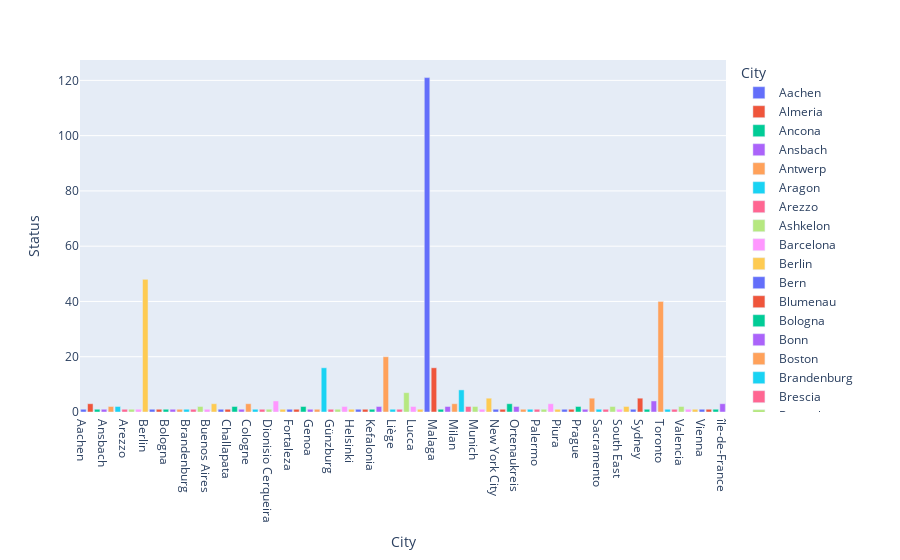

Source (notebook cell):
### Code cell
cases_by_city = df.groupby('City')['Status'].count().reset_index()
plot_distributions(cases_by_city, 'City', 'Status')

### Figure 1 — Plotly figure (JSON) as saved in the notebook; plotly's stock layout.template omitted (floating-point values rounded to 4 significant figures)
{"data": [{"alignmentgroup": "True", "hovertemplate": "City=%{x}<br>Status=%{y}<extra></extra>", "legendgroup": "Aachen", "marker": {"color": "#636efa", "pattern": {"shape": ""}}, "name": "Aachen", "offsetgroup": "Aachen", "orientation": "v", "showlegend": true, "textposition": "auto", "type": "bar", "x": ["Aachen"], "xaxis": "x", "y": [1], "yaxis": "y"}, {"alignmentgroup": "True", "hovertemplate": "City=%{x}<br>Status=%{y}<extra></extra>", "legendgroup": "Almeria", "marker": {"color": "#EF553B", "pattern": {"shape": ""}}, "name": "Almeria", "offsetgroup": "Almeria", "orientation": "v", "showlegend": true, "textposition": "auto", "type": "bar", "x": ["Almeria"], "xaxis": "x", "y": [3], "yaxis": "y"}, {"alignmentgroup": "True", "hovertemplate": "City=%{x}<br>Status=%{y}<extra></extra>", "legendgroup": "Ancona", "marker": {"color": "#00cc96", "pattern": {"shape": ""}}, "name": "Ancona", "offsetgroup": "Ancona", "orientation": "v", "showlegend": true, "textposition": "auto", "type": "bar", "x": ["Ancona"], "xaxis": "x", "y": [1], "yaxis": "y"}, {"alignmentgroup": "True", "hovertemplate": "City=%{x}<br>Status=%{y}<extra></extra>", "legendgroup": "Ansbach", "marker": {"color": "#ab63fa", "pattern": {"shape": ""}}, "name": "Ansbach", "offsetgroup": "Ansbach", "orientation": "v", "showlegend": true, "textposition": "auto", "type": "bar", "x": ["Ansbach"], "xaxis": "x", "y": [1], "yaxis": "y"}, {"alignmentgroup": "True", "hovertemplate": "City=%{x}<br>Status=%{y}<extra></extra>", "legendgroup": "Antwerp", "marker": {"color": "#FFA15A", "pattern": {"shape": ""}}, "name": "Antwerp", "offsetgroup": "Antwerp", "orientation": "v", "showlegend": true, "textposition": "auto", "type": "bar", "x": ["Antwerp"], "xaxis": "x", "y": [2], "yaxis": "y"}, {"alignmentgroup": "True", "hovertemplate": "City=%{x}<br>Status=%{y}<extra></extra>", "legendgroup": "Aragon", "marker": {"color": "#19d3f3", "pattern": {"shape": ""}}, "name": "Aragon", "offsetgroup": "Aragon", "orientation": "v", "showlegend": true, "textposition": "auto", "type": "bar", "x": ["Aragon"], "xaxis": "x", "y": [2], "yaxis": "y"}, {"alignmentgroup": "True", "hovertemplate": "City=%{x}<br>Status=%{y}<extra></extra>", "legendgroup": "Arezzo", "marker": {"color": "#FF6692", "pattern": {"shape": ""}}, "name": "Arezzo", "offsetgroup": "Arezzo", "orientation": "v", "showlegend": true, "textposition": "auto", "type": "bar", "x": ["Arezzo"], "xaxis": "x", "y": [1], "yaxis": "y"}, {"alignmentgroup": "True", "hovertemplate": "City=%{x}<br>Status=%{y}<extra></extra>", "legendgroup": "Ashkelon", "marker": {"color": "#B6E880", "pattern": {"shape": ""}}, "name": "Ashkelon", "offsetgroup": "Ashkelon", "orientation": "v", "showlegend": true, "textposition": "auto", "type": "bar", "x": ["Ashkelon"], "xaxis": "x", "y": [1], "yaxis": "y"}, {"alignmentgroup": "True", "hovertemplate": "City=%{x}<br>Status=%{y}<extra></extra>", "legendgroup": "Barcelona", "marker": {"color": "#FF97FF", "pattern": {"shape": ""}}, "name": "Barcelona", "offsetgroup": "Barcelona", "orientation": "v", "showlegend": true, "textposition": "auto", "type": "bar", "x": ["Barcelona"], "xaxis": "x", "y": [1], "yaxis": "y"}, {"alignmentgroup": "True", "hovertemplate": "City=%{x}<br>Status=%{y}<extra></extra>", "legendgroup": "Berlin", "marker": {"color": "#FECB52", "pattern": {"shape": ""}}, "name": "Berlin", "offsetgroup": "Berlin", "orientation": "v", "showlegend": true, "textposition": "auto", "type": "bar", "x": ["Berlin"], "xaxis": "x", "y": [48], "yaxis": "y"}, {"alignmentgroup": "True", "hovertemplate": "City=%{x}<br>Status=%{y}<extra></extra>", "legendgroup": "Bern", "marker": {"color": "#636efa", "pattern": {"shape": ""}}, "name": "Bern", "offsetgroup": "Bern", "orientation": "v", "showlegend": true, "textposition": "auto", "type": "bar", "x": ["Bern"], "xaxis": "x", "y": [1], "yaxis": "y"}, {"alignmentgroup": "True", "hovertemplate": "City=%{x}<br>Status=%{y}<extra></extra>", "legendgroup": "Blumenau", "marker": {"color": "#EF553B", "pattern": {"shape": ""}}, "name": "Blumenau", "offsetgroup": "Blumenau", "orientation": "v", "showlegend": true, "textposition": "auto", "type": "bar", "x": ["Blumenau"], "xaxis": "x", "y": [1], "yaxis": "y"}, {"alignmentgroup": "True", "hovertemplate": "City=%{x}<br>Status=%{y}<extra></extra>", "legendgroup": "Bologna", "marker": {"color": "#00cc96", "pattern": {"shape": ""}}, "name": "Bologna", "offsetgroup": "Bologna", "orientation": "v", "showlegend": true, "textposition": "auto", "type": "bar", "x": ["Bologna"], "xaxis": "x", "y": [1], "yaxis": "y"}, {"alignmentgroup": "True", "hovertemplate": "City=%{x}<br>Status=%{y}<extra></extra>", "legendgroup": "Bonn", "marker": {"color": "#ab63fa", "pattern": {"shape": ""}}, "name": "Bonn", "offsetgroup": "Bonn", "orientation": "v", "showlegend": true, "textposition": "auto", "type": "bar", "x": ["Bonn"], "xaxis": "x", "y": [1], "yaxis": "y"}, {"alignmentgroup": "True", "hovertemplate": "City=%{x}<br>Status=%{y}<extra></extra>", "legendgroup": "Boston", "marker": {"color": "#FFA15A", "pattern": {"shape": ""}}, "name": "Boston", "offsetgroup": "Boston", "orientation": "v", "showlegend": true, "textposition": "auto", "type": "bar", "x": ["Boston"], "xaxis": "x", "y": [1], "yaxis": "y"}, {"alignmentgroup": "True", "hovertemplate": "City=%{x}<br>Status=%{y}<extra></extra>", "legendgroup": "Brandenburg ", "marker": {"color": "#19d3f3", "pattern": {"shape": ""}}, "name": "Brandenburg ", "offsetgroup": "Brandenburg ", "orientation": "v", "showlegend": true, "textposition": "auto", "type": "bar", "x": ["Brandenburg "], "xaxis": "x", "y": [1], "yaxis": "y"}, {"alignmentgroup": "True", "hovertemplate": "City=%{x}<br>Status=%{y}<extra></extra>", "legendgroup": "Brescia", "marker": {"color": "#FF6692", "pattern": {"shape": ""}}, "name": "Brescia", "offsetgroup": "Brescia", "orientation": "v", "showlegend": true, "textposition": "auto", "type": "bar", "x": ["Brescia"], "xaxis": "x", "y": [1], "yaxis": "y"}, {"alignmentgroup": "True", "hovertemplate": "City=%{x}<br>Status=%{y}<extra></extra>", "legendgroup": "Brussels", "marker": {"color": "#B6E880", "pattern": {"shape": ""}}, "name": "Brussels", "offsetgroup": "Brussels", "orientation": "v", "showlegend": true, "textposition": "auto", "type": "bar", "x": ["Brussels"], "xaxis": "x", "y": [2], "yaxis": "y"}, {"alignmentgroup": "True", "hovertemplate": "City=%{x}<br>Status=%{y}<extra></extra>", "legendgroup": "Buenos Aires", "marker": {"color": "#FF97FF", "pattern": {"shape": ""}}, "name": "Buenos Aires", "offsetgroup": "Buenos Aires", "orientation": "v", "showlegend": true, "textposition": "auto", "type": "bar", "x": ["Buenos Aires"], "xaxis": "x", "y": [1], "yaxis": "y"}, {"alignmentgroup": "True", "hovertemplate": "City=%{x}<br>Status=%{y}<extra></extra>", "legendgroup": "Cadiz", "marker": {"color": "#FECB52", "pattern": {"shape": ""}}, "name": "Cadiz", "offsetgroup": "Cadiz", "orientation": "v", "showlegend": true, "textposition": "auto", "type": "bar", "x": ["Cadiz"], "xaxis": "x", "y": [3], "yaxis": "y"}, {"alignmentgroup": "True", "hovertemplate": "City=%{x}<br>Status=%{y}<extra></extra>", "legendgroup": "Canicatti", "marker": {"color": "#636efa", "pattern": {"shape": ""}}, "name": "Canicatti", "offsetgroup": "Canicatti", "orientation": "v", "showlegend": true, "textposition": "auto", "type": "bar", "x": ["Canicatti"], "xaxis": "x", "y": [1], "yaxis": "y"}, {"alignmentgroup": "True", "hovertemplate": "City=%{x}<br>Status=%{y}<extra></extra>", "legendgroup": "Challapata", "marker": {"color": "#EF553B", "pattern": {"shape": ""}}, "name": "Challapata", "offsetgroup": "Challapata", "orientation": "v", "showlegend": true, "textposition": "auto", "type": "bar", "x": ["Challapata"], "xaxis": "x", "y": [1], "yaxis": "y"}, {"alignmentgroup": "True", "hovertemplate": "City=%{x}<br>Status=%{y}<extra></extra>", "legendgroup": "Chicago", "marker": {"color": "#00cc96", "pattern": {"shape": ""}}, "name": "Chicago", "offsetgroup": "Chicago", "orientation": "v", "showlegend": true, "textposition": "auto", "type": "bar", "x": ["Chicago"], "xaxis": "x", "y": [2], "yaxis": "y"}, {"alignmentgroup": "True", "hovertemplate": "City=%{x}<br>Status=%{y}<extra></extra>", "legendgroup": "Coesfeld", "marker": {"color": "#ab63fa", "pattern": {"shape": ""}}, "name": "Coesfeld", "offsetgroup": "Coesfeld", "orientation": "v", "showlegend": true, "textposition": "auto", "type": "bar", "x": ["Coesfeld"], "xaxis": "x", "y": [1], "yaxis": "y"}, {"alignmentgroup": "True", "hovertemplate": "City=%{x}<br>Status=%{y}<extra></extra>", "legendgroup": "Cologne", "marker": {"color": "#FFA15A", "pattern": {"shape": ""}}, "name": "Cologne", "offsetgroup": "Cologne", "orientation": "v", "showlegend": true, "textposition": "auto", "type": "bar", "x": ["Cologne"], "xaxis": "x", "y": [3], "yaxis": "y"}, {"alignmentgroup": "True", "hovertemplate": "City=%{x}<br>Status=%{y}<extra></extra>", "legendgroup": "Costa del Sol", "marker": {"color": "#19d3f3", "pattern": {"shape": ""}}, "name": "Costa del Sol", "offsetgroup": "Costa del Sol", "orientation": "v", "showlegend": true, "textposition": "auto", "type": "bar", "x": ["Costa del Sol"], "xaxis": "x", "y": [1], "yaxis": "y"}, {"alignmentgroup": "True", "hovertemplate": "City=%{x}<br>Status=%{y}<extra></extra>", "legendgroup": "Denver", "marker": {"color": "#FF6692", "pattern": {"shape": ""}}, "name": "Denver", "offsetgroup": "Denver", "orientation": "v", "showlegend": true, "textposition": "auto", "type": "bar", "x": ["Denver"], "xaxis": "x", "y": [1], "yaxis": "y"}, {"alignmentgroup": "True", "hovertemplate": "City=%{x}<br>Status=%{y}<extra></extra>", "legendgroup": "Dionisio Cerqueira", "marker": {"color": "#B6E880", "pattern": {"shape": ""}}, "name": "Dionisio Cerqueira", "offsetgroup": "Dionisio Cerqueira", "orientation": "v", "showlegend": true, "textposition": "auto", "type": "bar", "x": ["Dionisio Cerqueira"], "xaxis": "x", "y": [1], "yaxis": "y"}, {"alignmentgroup": "True", "hovertemplate": "City=%{x}<br>Status=%{y}<extra></extra>", "legendgroup": "Dusseldorf", "marker": {"color": "#FF97FF", "pattern": {"shape": ""}}, "name": "Dusseldorf", "offsetgroup": "Dusseldorf", "orientation": "v", "showlegend": true, "textposition": "auto", "type": "bar", "x": ["Dusseldorf"], "xaxis": "x", "y": [4], "yaxis": "y"}, {"alignmentgroup": "True", "hovertemplate": "City=%{x}<br>Status=%{y}<extra></extra>", "legendgroup": "Formentera ", "marker": {"color": "#FECB52", "pattern": {"shape": ""}}, "name": "Formentera ", "offsetgroup": "Formentera ", "orientation": "v", "showlegend": true, "textposition": "auto", "type": "bar", "x": ["Formentera "], "xaxis": "x", "y": [1], "yaxis": "y"}, {"alignmentgroup": "True", "hovertemplate": "City=%{x}<br>Status=%{y}<extra></extra>", "legendgroup": "Fortaleza", "marker": {"color": "#636efa", "pattern": {"shape": ""}}, "name": "Fortaleza", "offsetgroup": "Fortaleza", "orientation": "v", "showlegend": true, "textposition": "auto", "type": "bar", "x": ["Fortaleza"], "xaxis": "x", "y": [1], "yaxis": "y"}, {"alignmentgroup": "True", "hovertemplate": "City=%{x}<br>Status=%{y}<extra></extra>", "legendgroup": "Frankfurt", "marker": {"color": "#EF553B", "pattern": {"shape": ""}}, "name": "Frankfurt", "offsetgroup": "Frankfurt", "orientation": "v", "showlegend": true, "textposition": "auto", "type": "bar", "x": ["Frankfurt"], "xaxis": "x", "y": [1], "yaxis": "y"}, {"alignmentgroup": "True", "hovertemplate": "City=%{x}<br>Status=%{y}<extra></extra>", "legendgroup": "Fuerteventura", "marker": {"color": "#00cc96", "pattern": {"shape": ""}}, "name": "Fuerteventura", "offsetgroup": "Fuerteventura", "orientation": "v", "showlegend": true, "textposition": "auto", "type": "bar", "x": ["Fuerteventura"], "xaxis": "x", "y": [2], "yaxis": "y"}, {"alignmentgroup": "True", "hovertemplate": "City=%{x}<br>Status=%{y}<extra></extra>", "legendgroup": "Genoa", "marker": {"color": "#ab63fa", "pattern": {"shape": ""}}, "name": "Genoa", "offsetgroup": "Genoa", "orientation": "v", "showlegend": true, "textposition": "auto", "type": "bar", "x": ["Genoa"], "xaxis": "x", "y": [1], "yaxis": "y"}, {"alignmentgroup": "True", "hovertemplate": "City=%{x}<br>Status=%{y}<extra></extra>", "legendgroup": "Gibraltar", "marker": {"color": "#FFA15A", "pattern": {"shape": ""}}, "name": "Gibraltar", "offsetgroup": "Gibraltar", "orientation": "v", "showlegend": true, "textposition": "auto", "type": "bar", "x": ["Gibraltar"], "xaxis": "x", "y": [1], "yaxis": "y"}, {"alignmentgroup": "True", "hovertemplate": "City=%{x}<br>Status=%{y}<extra></extra>", "legendgroup": "Gran Canaria", "marker": {"color": "#19d3f3", "pattern": {"shape": ""}}, "name": "Gran Canaria", "offsetgroup": "Gran Canaria", "orientation": "v", "showlegend": true, "textposition": "auto", "type": "bar", "x": ["Gran Canaria"], "xaxis": "x", "y": [16], "yaxis": "y"}, {"alignmentgroup": "True", "hovertemplate": "City=%{x}<br>Status=%{y}<extra></extra>", "legendgroup": "Günzburg", "marker": {"color": "#FF6692", "pattern": {"shape": ""}}, "name": "Günzburg", "offsetgroup": "Günzburg", "orientation": "v", "showlegend": true, "textposition": "auto", "type": "bar", "x": ["Günzburg"], "xaxis": "x", "y": [1], "yaxis": "y"}, {"alignmentgroup": "True", "hovertemplate": "City=%{x}<br>Status=%{y}<extra></extra>", "legendgroup": "Halton", "marker": {"color": "#B6E880", "pattern": {"shape": ""}}, "name": "Halton", "offsetgroup": "Halton", "orientation": "v", "showlegend": true, "textposition": "auto", "type": "bar", "x": ["Halton"], "xaxis": "x", "y": [1], "yaxis": "y"}, {"alignmentgroup": "True", "hovertemplate": "City=%{x}<br>Status=%{y}<extra></extra>", "legendgroup": "Hamburg", "marker": {"color": "#FF97FF", "pattern": {"shape": ""}}, "name": "Hamburg", "offsetgroup": "Hamburg", "orientation": "v", "showlegend": true, "textposition": "auto", "type": "bar", "x": ["Hamburg"], "xaxis": "x", "y": [2], "yaxis": "y"}, {"alignmentgroup": "True", "hovertemplate": "City=%{x}<br>Status=%{y}<extra></extra>", "legendgroup": "Helsinki", "marker": {"color": "#FECB52", "pattern": {"shape": ""}}, "name": "Helsinki", "offsetgroup": "Helsinki", "orientation": "v", "showlegend": true, "textposition": "auto", "type": "bar", "x": ["Helsinki"], "xaxis": "x", "y": [1], "yaxis": "y"}, {"alignmentgroup": "True", "hovertemplate": "City=%{x}<br>Status=%{y}<extra></extra>", "legendgroup": "Hus", "marker": {"color": "#636efa", "pattern": {"shape": ""}}, "name": "Hus", "offsetgroup": "Hus", "orientation": "v", "showlegend": true, "textposition": "auto", "type": "bar", "x": ["Hus"], "xaxis": "x", "y": [1], "yaxis": "y"}, {"alignmentgroup": "True", "hovertemplate": "City=%{x}<br>Status=%{y}<extra></extra>", "legendgroup": "Jerichower Land", "marker": {"color": "#EF553B", "pattern": {"shape": ""}}, "name": "Jerichower Land", "offsetgroup": "Jerichower Land", "orientation": "v", "showlegend": true, "textposition": "auto", "type": "bar", "x": ["Jerichower Land"], "xaxis": "x", "y": [1], "yaxis": "y"}, {"alignmentgroup": "True", "hovertemplate": "City=%{x}<br>Status=%{y}<extra></extra>", "legendgroup": "Kefalonia", "marker": {"color": "#00cc96", "pattern": {"shape": ""}}, "name": "Kefalonia", "offsetgroup": "Kefalonia", "orientation": "v", "showlegend": true, "textposition": "auto", "type": "bar", "x": ["Kefalonia"], "xaxis": "x", "y": [1], "yaxis": "y"}, {"alignmentgroup": "True", "hovertemplate": "City=%{x}<br>Status=%{y}<extra></extra>", "legendgroup": "Köln (Cologne)", "marker": {"color": "#ab63fa", "pattern": {"shape": ""}}, "name": "Köln (Cologne)", "offsetgroup": "Köln (Cologne)", "orientation": "v", "showlegend": true, "textposition": "auto", "type": "bar", "x": ["Köln (Cologne)"], "xaxis": "x", "y": [2], "yaxis": "y"}, {"alignmentgroup": "True", "hovertemplate": "City=%{x}<br>Status=%{y}<extra></extra>", "legendgroup": "Lisbon", "marker": {"color": "#FFA15A", "pattern": {"shape": ""}}, "name": "Lisbon", "offsetgroup": "Lisbon", "orientation": "v", "showlegend": true, "textposition": "auto", "type": "bar", "x": ["Lisbon"], "xaxis": "x", "y": [20], "yaxis": "y"}, {"alignmentgroup": "True", "hovertemplate": "City=%{x}<br>Status=%{y}<extra></extra>", "legendgroup": "Liège", "marker": {"color": "#19d3f3", "pattern": {"shape": ""}}, "name": "Liège", "offsetgroup": "Liège", "orientation": "v", "showlegend": true, "textposition": "auto", "type": "bar", "x": ["Liège"], "xaxis": "x", "y": [1], "yaxis": "y"}, {"alignmentgroup": "True", "hovertemplate": "City=%{x}<br>Status=%{y}<extra></extra>", "legendgroup": "Lombardy", "marker": {"color": "#FF6692", "pattern": {"shape": ""}}, "name": "Lombardy", "offsetgroup": "Lombardy", "orientation": "v", "showlegend": true, "textposition": "auto", "type": "bar", "x": ["Lombardy"], "xaxis": "x", "y": [1], "yaxis": "y"}, {"alignmentgroup": "True", "hovertemplate": "City=%{x}<br>Status=%{y}<extra></extra>", "legendgroup": "London", "marker": {"color": "#B6E880", "pattern": {"shape": ""}}, "name": "London", "offsetgroup": "London", "orientation": "v", "showlegend": true, "textposition": "auto", "type": "bar", "x": ["London"], "xaxis": "x", "y": [7], "yaxis": "y"}, {"alignmentgroup": "True", "hovertemplate": "City=%{x}<br>Status=%{y}<extra></extra>", "legendgroup": "Lucca", "marker": {"color": "#FF97FF", "pattern": {"shape": ""}}, "name": "Lucca", "offsetgroup": "Lucca", "orientation": "v", "showlegend": true, "textposition": "auto", "type": "bar", "x": ["Lucca"], "xaxis": "x", "y": [2], "yaxis": "y"}, {"alignmentgroup": "True", "hovertemplate": "City=%{x}<br>Status=%{y}<extra></extra>", "legendgroup": "Lyon", "marker": {"color": "#FECB52", "pattern": {"shape": ""}}, "name": "Lyon", "offsetgroup": "Lyon", "orientation": "v", "showlegend": true, "textposition": "auto", "type": "bar", "x": ["Lyon"], "xaxis": "x", "y": [1], "yaxis": "y"}, {"alignmentgroup": "True", "hovertemplate": "City=%{x}<br>Status=%{y}<extra></extra>", "legendgroup": "Madrid", "marker": {"color": "#636efa", "pattern": {"shape": ""}}, "name": "Madrid", "offsetgroup": "Madrid", "orientation": "v", "showlegend": true, "textposition": "auto", "type": "bar", "x": ["Madrid"], "xaxis": "x", "y": [121], "yaxis": "y"}, {"alignmentgroup": "True", "hovertemplate": "City=%{x}<br>Status=%{y}<extra></extra>", "legendgroup": "Malaga", "marker": {"color": "#EF553B", "pattern": {"shape": ""}}, "name": "Malaga", "offsetgroup": "Malaga", "orientation": "v", "showlegend": true, "textposition": "auto", "type": "bar", "x": ["Malaga"], "xaxis": "x", "y": [16], "yaxis": "y"}, {"alignmentgroup": "True", "hovertemplate": "City=%{x}<br>Status=%{y}<extra></extra>", "legendgroup": "Marseille", "marker": {"color": "#00cc96", "pattern": {"shape": ""}}, "name": "Marseille", "offsetgroup": "Marseille", "orientation": "v", "showlegend": true, "textposition": "auto", "type": "bar", "x": ["Marseille"], "xaxis": "x", "y": [1], "yaxis": "y"}, {"alignmentgroup": "True", "hovertemplate": "City=%{x}<br>Status=%{y}<extra></extra>", "legendgroup": "Melbourne", "marker": {"color": "#ab63fa", "pattern": {"shape": ""}}, "name": "Melbourne", "offsetgroup": "Melbourne", "orientation": "v", "showlegend": true, "textposition": "auto", "type": "bar", "x": ["Melbourne"], "xaxis": "x", "y": [2], "yaxis": "y"}, {"alignmentgroup": "True", "hovertemplate": "City=%{x}<br>Status=%{y}<extra></extra>", "legendgroup": "Milan", "marker": {"color": "#FFA15A", "pattern": {"shape": ""}}, "name": "Milan", "offsetgroup": "Milan", "orientation": "v", "showlegend": true, "textposition": "auto", "type": "bar", "x": ["Milan"], "xaxis": "x", "y": [3], "yaxis": "y"}, {"alignmentgroup": "True", "hovertemplate": "City=%{x}<br>Status=%{y}<extra></extra>", "legendgroup": "Montreal", "marker": {"color": "#19d3f3", "pattern": {"shape": ""}}, "name": "Montreal", "offsetgroup": "Montreal", "orientation": "v", "showlegend": true, "textposition": "auto", "type": "bar", "x": ["Montreal"], "xaxis": "x", "y": [8], "yaxis": "y"}, {"alignmentgroup": "True", "hovertemplate": "City=%{x}<br>Status=%{y}<extra></extra>", "legendgroup": "Monza", "marker": {"color": "#FF6692", "pattern": {"shape": ""}}, "name": "Monza", "offsetgroup": "Monza", "orientation": "v", "showlegend": true, "textposition": "auto", "type": "bar", "x": ["Monza"], "xaxis": "x", "y": [2], "yaxis": "y"}, {"alignmentgroup": "True", "hovertemplate": "City=%{x}<br>Status=%{y}<extra></extra>", "legendgroup": "Munich", "marker": {"color": "#B6E880", "pattern": {"shape": ""}}, "name": "Munich", "offsetgroup": "Munich", "orientation": "v", "showlegend": true, "textposition": "auto", "type": "bar", "x": ["Munich"], "xaxis": "x", "y": [2], "yaxis": "y"}, {"alignmentgroup": "True", "hovertemplate": "City=%{x}<br>Status=%{y}<extra></extra>", "legendgroup": "Münster", "marker": {"color": "#FF97FF", "pattern": {"shape": ""}}, "name": "Münster", "offsetgroup": "Münster", "orientation": "v", "showlegend": true, "textposition": "auto", "type": "bar", "x": ["Münster"], "xaxis": "x", "y": [1], "yaxis": "y"}, {"alignmentgroup": "True", "hovertemplate": "City=%{x}<br>Status=%{y}<extra></extra>", "legendgroup": "New York City", "marker": {"color": "#FECB52", "pattern": {"shape": ""}}, "name": "New York City", "offsetgroup": "New York City", "orientation": "v", "showlegend": true, "textposition": "auto", "type": "bar", "x": ["New York City"], "xaxis": "x", "y": [5], "yaxis": "y"}, {"alignmentgroup": "True", "hovertemplate": "City=%{x}<br>Status=%{y}<extra></extra>", "legendgroup": "New York City ", "marker": {"color": "#636efa", "pattern": {"shape": ""}}, "name": "New York City ", "offsetgroup": "New York City ", "orientation": "v", "showlegend": true, "textposition": "auto", "type": "bar", "x": ["New York City "], "xaxis": "x", "y": [1], "yaxis": "y"}, {"alignmentgroup": "True", "hovertemplate": "City=%{x}<br>Status=%{y}<extra></extra>", "legendgroup": "Newcastle", "marker": {"color": "#EF553B", "pattern": {"shape": ""}}, "name": "Newcastle", "offsetgroup": "Newcastle", "orientation": "v", "showlegend": true, "textposition": "auto", "type": "bar", "x": ["Newcastle"], "xaxis": "x", "y": [1], "yaxis": "y"}, {"alignmentgroup": "True", "hovertemplate": "City=%{x}<br>Status=%{y}<extra></extra>", "legendgroup": "Nonthaburi", "marker": {"color": "#00cc96", "pattern": {"shape": ""}}, "name": "Nonthaburi", "offsetgroup": "Nonthaburi", "orientation": "v", "showlegend": true, "textposition": "auto", "type": "bar", "x": ["Nonthaburi"], "xaxis": "x", "y": [3], "yaxis": "y"}, {"alignmentgroup": "True", "hovertemplate": "City=%{x}<br>Status=%{y}<extra></extra>", "legendgroup": "Ortenaukreis", "marker": {"color": "#ab63fa", "pattern": {"shape": ""}}, "name": "Ortenaukreis", "offsetgroup": "Ortenaukreis", "orientation": "v", "showlegend": true, "textposition": "auto", "type": "bar", "x": ["Ortenaukreis"], "xaxis": "x", "y": [2], "yaxis": "y"}, {"alignmentgroup": "True", "hovertemplate": "City=%{x}<br>Status=%{y}<extra></extra>", "legendgroup": "Pacatuba", "marker": {"color": "#FFA15A", "pattern": {"shape": ""}}, "name": "Pacatuba", "offsetgroup": "Pacatuba", "orientation": "v", "showlegend": true, "textposition": "auto", "type": "bar", "x": ["Pacatuba"], "xaxis": "x", "y": [1], "yaxis": "y"}, {"alignmentgroup": "True", "hovertemplate": "City=%{x}<br>Status=%{y}<extra></extra>", "legendgroup": "Padova", "marker": {"color": "#19d3f3", "pattern": {"shape": ""}}, "name": "Padova", "offsetgroup": "Padova", "orientation": "v", "showlegend": true, "textposition": "auto", "type": "bar", "x": ["Padova"], "xaxis": "x", "y": [1], "yaxis": "y"}, {"alignmentgroup": "True", "hovertemplate": "City=%{x}<br>Status=%{y}<extra></extra>", "legendgroup": "Palermo", "marker": {"color": "#FF6692", "pattern": {"shape": ""}}, "name": "Palermo", "offsetgroup": "Palermo", "orientation": "v", "showlegend": true, "textposition": "auto", "type": "bar", "x": ["Palermo"], "xaxis": "x", "y": [1], "yaxis": "y"}, {"alignmentgroup": "True", "hovertemplate": "City=%{x}<br>Status=%{y}<extra></extra>", "legendgroup": "Philadelphia", "marker": {"color": "#B6E880", "pattern": {"shape": ""}}, "name": "Philadelphia", "offsetgroup": "Philadelphia", "orientation": "v", "showlegend": true, "textposition": "auto", "type": "bar", "x": ["Philadelphia"], "xaxis": "x", "y": [1], "yaxis": "y"}, {"alignmentgroup": "True", "hovertemplate": "City=%{x}<br>Status=%{y}<extra></extra>", "legendgroup": "Piacenza", "marker": {"color": "#FF97FF", "pattern": {"shape": ""}}, "name": "Piacenza", "offsetgroup": "Piacenza", "orientation": "v", "showlegend": true, "textposition": "auto", "type": "bar", "x": ["Piacenza"], "xaxis": "x", "y": [3], "yaxis": "y"}, {"alignmentgroup": "True", "hovertemplate": "City=%{x}<br>Status=%{y}<extra></extra>", "legendgroup": "Piura", "marker": {"color": "#FECB52", "pattern": {"shape": ""}}, "name": "Piura", "offsetgroup": "Piura", "orientation": "v", "showlegend": true, "textposition": "auto", "type": "bar", "x": ["Piura"], "xaxis": "x", "y": [1], "yaxis": "y"}, {"alignmentgroup": "True", "hovertemplate": "City=%{x}<br>Status=%{y}<extra></extra>", "legendgroup": "Porto Alegre", "marker": {"color": "#636efa", "pattern": {"shape": ""}}, "name": "Porto Alegre", "offsetgroup": "Porto Alegre", "orientation": "v", "showlegend": true, "textposition": "auto", "type": "bar", "x": ["Porto Alegre"], "xaxis": "x", "y": [1], "yaxis": "y"}, {"alignmentgroup": "True", "hovertemplate": "City=%{x}<br>Status=%{y}<extra></extra>", "legendgroup": "Potsdam", "marker": {"color": "#EF553B", "pattern": {"shape": ""}}, "name": "Potsdam", "offsetgroup": "Potsdam", "orientation": "v", "showlegend": true, "textposition": "auto", "type": "bar", "x": ["Potsdam"], "xaxis": "x", "y": [1], "yaxis": "y"}, {"alignmentgroup": "True", "hovertemplate": "City=%{x}<br>Status=%{y}<extra></extra>", "legendgroup": "Prague", "marker": {"color": "#00cc96", "pattern": {"shape": ""}}, "name": "Prague", "offsetgroup": "Prague", "orientation": "v", "showlegend": true, "textposition": "auto", "type": "bar", "x": ["Prague"], "xaxis": "x", "y": [2], "yaxis": "y"}, {"alignmentgroup": "True", "hovertemplate": "City=%{x}<br>Status=%{y}<extra></extra>", "legendgroup": "Quito", "marker": {"color": "#ab63fa", "pattern": {"shape": ""}}, "name": "Quito", "offsetgroup": "Quito", "orientation": "v", "showlegend": true, "textposition": "auto", "type": "bar", "x": ["Quito"], "xaxis": "x", "y": [1], "yaxis": "y"}, {"alignmentgroup": "True", "hovertemplate": "City=%{x}<br>Status=%{y}<extra></extra>", "legendgroup": "Rome", "marker": {"color": "#FFA15A", "pattern": {"shape": ""}}, "name": "Rome", "offsetgroup": "Rome", "orientation": "v", "showlegend": true, "textposition": "auto", "type": "bar", "x": ["Rome"], "xaxis": "x", "y": [5], "yaxis": "y"}, {"alignmentgroup": "True", "hovertemplate": "City=%{x}<br>Status=%{y}<extra></extra>", "legendgroup": "Sacramento", "marker": {"color": "#19d3f3", "pattern": {"shape": ""}}, "name": "Sacramento", "offsetgroup": "Sacramento", "orientation": "v", "showlegend": true, "textposition": "auto", "type": "bar", "x": ["Sacramento"], "xaxis": "x", "y": [1], "yaxis": "y"}, {"alignmentgroup": "True", "hovertemplate": "City=%{x}<br>Status=%{y}<extra></extra>", "legendgroup": "Santa Cruz", "marker": {"color": "#FF6692", "pattern": {"shape": ""}}, "name": "Santa Cruz", "offsetgroup": "Santa Cruz", "orientation": "v", "showlegend": true, "textposition": "auto", "type": "bar", "x": ["Santa Cruz"], "xaxis": "x", "y": [1], "yaxis": "y"}, {"alignmentgroup": "True", "hovertemplate": "City=%{x}<br>Status=%{y}<extra></extra>", "legendgroup": "Seville", "marker": {"color": "#B6E880", "pattern": {"shape": ""}}, "name": "Seville", "offsetgroup": "Seville", "orientation": "v", "showlegend": true, "textposition": "auto", "type": "bar", "x": ["Seville"], "xaxis": "x", "y": [2], "yaxis": "y"}, {"alignmentgroup": "True", "hovertemplate": "City=%{x}<br>Status=%{y}<extra></extra>", "legendgroup": "South East", "marker": {"color": "#FF97FF", "pattern": {"shape": ""}}, "name": "South East", "offsetgroup": "South East", "orientation": "v", "showlegend": true, "textposition": "auto", "type": "bar", "x": ["South East"], "xaxis": "x", "y": [1], "yaxis": "y"}, {"alignmentgroup": "True", "hovertemplate": "City=%{x}<br>Status=%{y}<extra></extra>", "legendgroup": "Stockholm", "marker": {"color": "#FECB52", "pattern": {"shape": ""}}, "name": "Stockholm", "offsetgroup": "Stockholm", "orientation": "v", "showlegend": true, "textposition": "auto", "type": "bar", "x": ["Stockholm"], "xaxis": "x", "y": [2], "yaxis": "y"}, {"alignmentgroup": "True", "hovertemplate": "City=%{x}<br>Status=%{y}<extra></extra>", "legendgroup": "Sukkur", "marker": {"color": "#636efa", "pattern": {"shape": ""}}, "name": "Sukkur", "offsetgroup": "Sukkur", "orientation": "v", "showlegend": true, "textposition": "auto", "type": "bar", "x": ["Sukkur"], "xaxis": "x", "y": [1], "yaxis": "y"}, {"alignmentgroup": "True", "hovertemplate": "City=%{x}<br>Status=%{y}<extra></extra>", "legendgroup": "Sydney", "marker": {"color": "#EF553B", "pattern": {"shape": ""}}, "name": "Sydney", "offsetgroup": "Sydney", "orientation": "v", "showlegend": true, "textposition": "auto", "type": "bar", "x": ["Sydney"], "xaxis": "x", "y": [5], "yaxis": "y"}, {"alignmentgroup": "True", "hovertemplate": "City=%{x}<br>Status=%{y}<extra></extra>", "legendgroup": "Tel Aviv", "marker": {"color": "#00cc96", "pattern": {"shape": ""}}, "name": "Tel Aviv", "offsetgroup": "Tel Aviv", "orientation": "v", "showlegend": true, "textposition": "auto", "type": "bar", "x": ["Tel Aviv"], "xaxis": "x", "y": [1], "yaxis": "y"}, {"alignmentgroup": "True", "hovertemplate": "City=%{x}<br>Status=%{y}<extra></extra>", "legendgroup": "Tenerife", "marker": {"color": "#ab63fa", "pattern": {"shape": ""}}, "name": "Tenerife", "offsetgroup": "Tenerife", "orientation": "v", "showlegend": true, "textposition": "auto", "type": "bar", "x": ["Tenerife"], "xaxis": "x", "y": [4], "yaxis": "y"}, {"alignmentgroup": "True", "hovertemplate": "City=%{x}<br>Status=%{y}<extra></extra>", "legendgroup": "Toronto", "marker": {"color": "#FFA15A", "pattern": {"shape": ""}}, "name": "Toronto", "offsetgroup": "Toronto", "orientation": "v", "showlegend": true, "textposition": "auto", "type": "bar", "x": ["Toronto"], "xaxis": "x", "y": [40], "yaxis": "y"}, {"alignmentgroup": "True", "hovertemplate": "City=%{x}<br>Status=%{y}<extra></extra>", "legendgroup": "Toulouse", "marker": {"color": "#19d3f3", "pattern": {"shape": ""}}, "name": "Toulouse", "offsetgroup": "Toulouse", "orientation": "v", "showlegend": true, "textposition": "auto", "type": "bar", "x": ["Toulouse"], "xaxis": "x", "y": [1], "yaxis": "y"}, {"alignmentgroup": "True", "hovertemplate": "City=%{x}<br>Status=%{y}<extra></extra>", "legendgroup": "Trento", "marker": {"color": "#FF6692", "pattern": {"shape": ""}}, "name": "Trento", "offsetgroup": "Trento", "orientation": "v", "showlegend": true, "textposition": "auto", "type": "bar", "x": ["Trento"], "xaxis": "x", "y": [1], "yaxis": "y"}, {"alignmentgroup": "True", "hovertemplate": "City=%{x}<br>Status=%{y}<extra></extra>", "legendgroup": "Valencia", "marker": {"color": "#B6E880", "pattern": {"shape": ""}}, "name": "Valencia", "offsetgroup": "Valencia", "orientation": "v", "showlegend": true, "textposition": "auto", "type": "bar", "x": ["Valencia"], "xaxis": "x", "y": [2], "yaxis": "y"}, {"alignmentgroup": "True", "hovertemplate": "City=%{x}<br>Status=%{y}<extra></extra>", "legendgroup": "Valladolid", "marker": {"color": "#FF97FF", "pattern": {"shape": ""}}, "name": "Valladolid", "offsetgroup": "Valladolid", "orientation": "v", "showlegend": true, "textposition": "auto", "type": "bar", "x": ["Valladolid"], "xaxis": "x", "y": [1], "yaxis": "y"}, {"alignmentgroup": "True", "hovertemplate": "City=%{x}<br>Status=%{y}<extra></extra>", "legendgroup": "Vancouver", "marker": {"color": "#FECB52", "pattern": {"shape": ""}}, "name": "Vancouver", "offsetgroup": "Vancouver", "orientation": "v", "showlegend": true, "textposition": "auto", "type": "bar", "x": ["Vancouver"], "xaxis": "x", "y": [1], "yaxis": "y"}, {"alignmentgroup": "True", "hovertemplate": "City=%{x}<br>Status=%{y}<extra></extra>", "legendgroup": "Vienna", "marker": {"color": "#636efa", "pattern": {"shape": ""}}, "name": "Vienna", "offsetgroup": "Vienna", "orientation": "v", "showlegend": true, "textposition": "auto", "type": "bar", "x": ["Vienna"], "xaxis": "x", "y": [1], "yaxis": "y"}, {"alignmentgroup": "True", "hovertemplate": "City=%{x}<br>Status=%{y}<extra></extra>", "legendgroup": "Västra Götaland", "marker": {"color": "#EF553B", "pattern": {"shape": ""}}, "name": "Västra Götaland", "offsetgroup": "Västra Götaland", "orientation": "v", "showlegend": true, "textposition": "auto", "type": "bar", "x": ["Västra Götaland"], "xaxis": "x", "y": [1], "yaxis": "y"}, {"alignmentgroup": "True", "hovertemplate": "City=%{x}<br>Status=%{y}<extra></extra>", "legendgroup": "Washington DC", "marker": {"color": "#00cc96", "pattern": {"shape": ""}}, "name": "Washington DC", "offsetgroup": "Washington DC", "orientation": "v", "showlegend": true, "textposition": "auto", "type": "bar", "x": ["Washington DC"], "xaxis": "x", "y": [1], "yaxis": "y"}, {"alignmentgroup": "True", "hovertemplate": "City=%{x}<br>Status=%{y}<extra></extra>", "legendgroup": "île-de-France", "marker": {"color": "#ab63fa", "pattern": {"shape": ""}}, "name": "île-de-France", "offsetgroup": "île-de-France", "orientation": "v", "showlegend": true, "textposition": "auto", "type": "bar", "x": ["île-de-France"], "xaxis": "x", "y": [3], "yaxis": "y"}], "layout": {"barmode": "relative", "legend": {"title": {"text": "City"}, "tracegroupgap": 0}, "margin": {"t": 60}, "xaxis": {"anchor": "y", "categoryarray": ["Aachen", "Almeria", "Ancona", "Ansbach", "Antwerp", "Aragon", "Arezzo", "Ashkelon", "Barcelona", "Berlin", "Bern", "Blumenau", "Bologna", "Bonn", "Boston", "Brandenburg ", "Brescia", "Brussels", "Buenos Aires", "Cadiz", "Canicatti", "Challapata", "Chicago", "Coesfeld", "Cologne", "Costa del Sol", "Denver", "Dionisio Cerqueira", "Dusseldorf", "Formentera ", "Fortaleza", "Frankfurt", "Fuerteventura", "Genoa", "Gibraltar", "Gran Canaria", "Günzburg", "Halton", "Hamburg", "Helsinki", "Hus", "Jerichower Land", "Kefalonia", "Köln (Cologne)", "Lisbon", "Liège", "Lombardy", "London", "Lucca", "Lyon", "Madrid", "Malaga", "Marseille", "Melbourne", "Milan", "Montreal", "Monza", "Munich", "Münster", "New York City", "New York City ", "Newcastle", "Nonthaburi", "Ortenaukreis", "Pacatuba", "Padova", "Palermo", "Philadelphia", "Piacenza", "Piura", "Porto Alegre", "Potsdam", "Prague", "Quito", "Rome", "Sacramento", "Santa Cruz", "Seville", "South East", "Stockholm", "Sukkur", "Sydney", "Tel Aviv", "Tenerife", "Toronto", "Toulouse", "Trento", "Valencia", "Valladolid", "Vancouver", "Vienna", "Västra Götaland", "Washington DC", "île-de-France"], "categoryorder": "array", "domain": [0, 1], "title": {"text": "City"}}, "yaxis": {"anchor": "x", "domain": [0, 1], "title": {"text": "Status"}}}}
